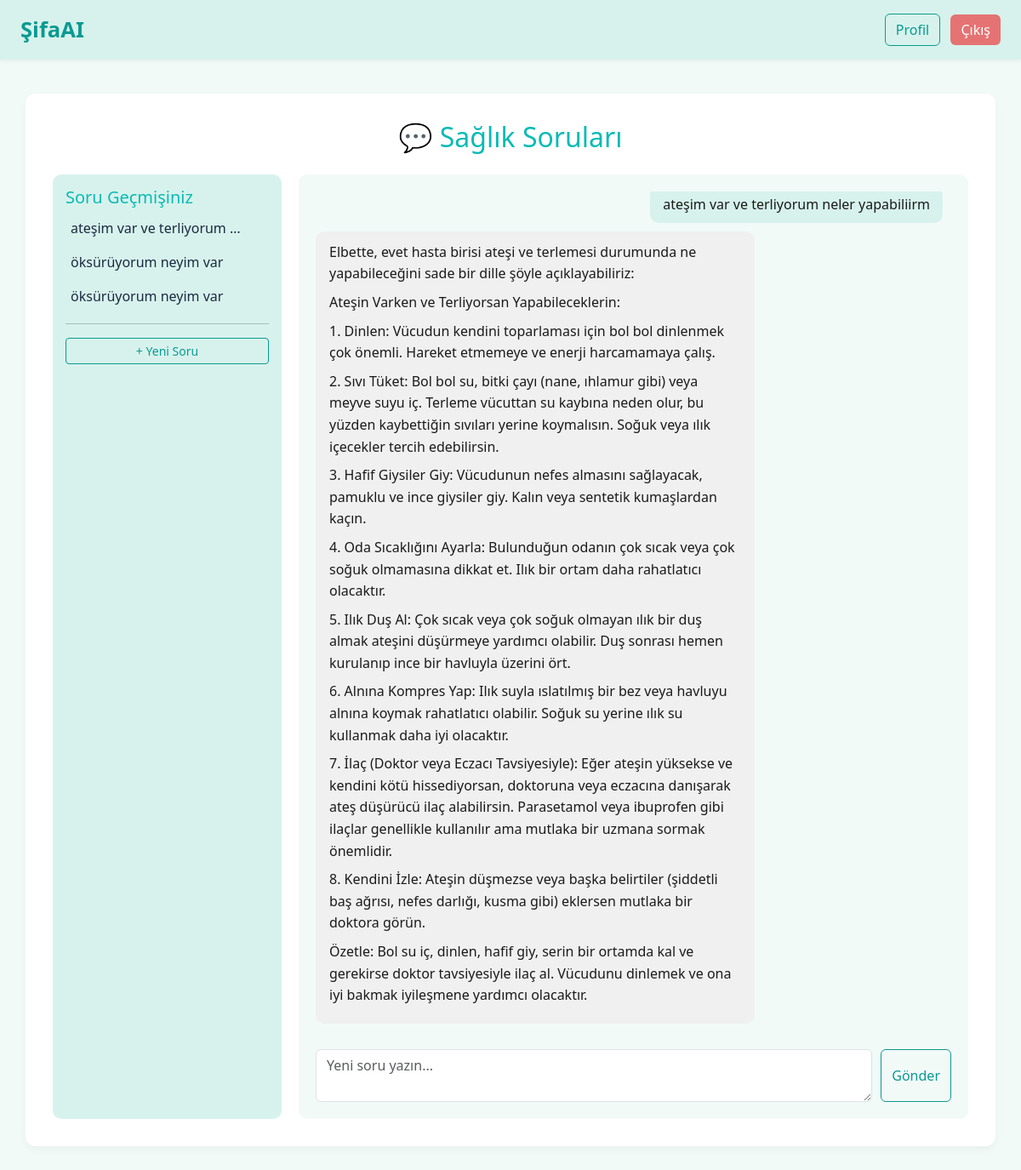
The page /soru/?q=22 (signed in) on the database its author committed.
### app/models.py (models this page shows, shortened)
class HealthQuestion(models.Model):
    patient = models.ForeignKey(Patient, on_delete=models.CASCADE)
    question_text = models.TextField()
    answer_text = models.TextField(blank=True, null=True)
    created_at = models.DateTimeField(auto_now_add=True)
    question_id = models.AutoField(primary_key=True)
    parent = models.ForeignKey('self', null=True, blank=True, related_name='child_questions', on_delete=models.CASCADE)

### app/views.py (the view, shortened to what this page needs)
# urls.py: path('soru/', views.soru_view, name='soru_sayfasi'),
def soru_view(request):
    patient_id = request.session.get('patient_id')
    if not patient_id:
        return redirect('login')
    patient = Patient.objects.get(pk=patient_id)
    questions = HealthQuestion.objects.filter(
        patient=patient, parent__isnull=True
    ).order_by('-created_at')
    active_question = None
    messages = []
    selected_id = request.GET.get('q')
    if selected_id:
        try:
            active_question = questions.get(question_id=selected_id)
            messages = [active_question] + list(
                active_question.child_questions.all().order_by('created_at')
            )
        except HealthQuestion.DoesNotExist:
            pass
    for m in messages:
        m.answer_paragraphs = paragraph_cleaning(m.answer_text)
    return render(request, 'servis/soru_sayfasi.html', {
        'questions': questions,
        'active_question': active_question,
        'messages': messages,
    })

### app/views.py (called while the page is built)
def paragraph_cleaning(text):
    text = re.sub(r'\*{1,2}', '', text)
    text = re.sub(r'^\s*[-•*]+\s*', '', text, flags=re.MULTILINE)
    paragraphs = [p.strip() for p in re.split(r'\n\s*\n', text) if p.strip()]
    return paragraphs

### app/templates/servis/soru_sayfasi.html (shortened to what this page needs)
{% extends 'base.html' %}
{% block content %}
<h2 class="mb-4 text-center" style="color:#0ABAB5;">💬 Sağlık Soruları</h2>
<div class="d-flex" style="height:80vh; gap:20px;">
    <div style="flex:0 0 25%; background-color:#D7F2EC; border-radius:10px; padding:15px; overflow-y:auto;">
        <h5 style="color:#0ABAB5;">Soru Geçmişiniz</h5>
        <ul class="list-unstyled question-list">
            {% for q in questions %}
                <li class="mb-2">
                    <a href="?q={{ q.question_id }}" class="text-decoration-none" style="color:#1B2A41;">
                        {{ q.question_text|truncatewords:4 }}
                    </a>
                </li>
            {% empty %}
                <li class="text-muted">Henüz soru sormadınız! </li>
            {% endfor %}
        </ul>
        <hr>
        <a href="{% url 'soru_sayfasi' %}" class="btn btn-sm btn-outline-primary w-100">+ Yeni Soru </a>
    </div>
    <div class="flex-grow-1" style="background-color:#F2FAF8; border-radius:10px; padding:20px; display:flex; flex-direction:column;">
        {% if active_question %}
        <div id="chat-box" style="flex-grow:1; overflow-y:auto; padding-right:10px;">
            {% for msg in messages %}
                <div style="display:flex; justify-content:flex-end; margin-bottom:10px;">
                    <div style="background-color:#D7F2EC; padding:10px 15px; border-radius:10px; max-width:50%; text-align:right;">
                        {{ msg.question_text }}
                    </div>
                </div>
                {% if msg.answer_paragraphs %}
                <div style="display:flex; justify-content:flex-start; margin-bottom:20px;">
                    <div style="background-color:#F0F0F0; padding:12px 16px; border-radius:10px; max-width:70%; line-height:1.6; text-align:left;">
                        {% for p in msg.answer_paragraphs %}
                            <p style="margin-bottom:8px;">{{ p }}</p>
                        {% endfor %}
                    </div>
                </div>
                {% endif %}
            {% endfor %}
        </div>
        <form method="post" style="display:flex; gap:10px; margin-top:10px;">
            <textarea name="soru" class="form-control" rows="2" placeholder="Yeni soru yazın..."></textarea>
            <button type="submit" class="btn btn-outline-primary">Gönder</button>
        </form>
        {% endif %}
    </div>
</div>
{% endblock %}

### app/templates/base.html (style rules this page uses)
body { background-color: #F2FAF8; color: #1A1A1A; font-family: 'Segoe UI', sans-serif; }
.btn-outline-primary { border-color: #0A9A92; color: #0A9A92; }
a { color: #0A9A92; text-decoration: none; }

### app/templates/servis/soru_sayfasi.html (style rules this page uses)
.question-list li a { display: block; padding: 4px 6px; color: #1B2A41; text-decoration: none; }

### rows shown on the page
HealthQuestion: question_text "ateşim var ve terliyorum …", question_text "ateşim var ve terliyorum neler yapabiliirm", answer_paragraphs "Elbette, evet hasta birisi ateşi ve terlemesi durumunda ne yapabileceğini sade bir dille şöyle açıklayabiliriz:" "Ateşin Varken ve Terliyorsan Yapabileceklerin:" "1. Dinlen: Vücudun kendini toparlaması için bol bol dinlenmek çok önemli. Hareket etmemeye ve enerji harcamamaya çalış." "2. Sıvı Tüket: Bol bol su, bitki çayı (nane, ıhlamur gibi) veya meyve suyu iç. Terleme vücuttan su kaybına neden olur, bu yüzden kaybettiğin sıvıları yerine koymalısın. Soğuk veya ılık içecekler tercih edebilirsin." "3. Hafif Giysiler Giy: Vücudunun nefes almasını sağlayacak, pamuklu ve ince giysiler giy. Kalın veya sentetik kumaşlardan kaçın." "4. Oda Sıcaklığını Ayarla: Bulunduğun odanın çok sıcak veya çok soğuk olmamasına dikkat et. Ilık bir ortam daha rahatlatıcı olacaktır." "5. Ilık Duş Al: Çok sıcak veya çok soğuk olmayan ılık bir duş almak ateşini düşürmeye yardımcı olabilir. Duş sonrası hemen kurulanıp ince bir havluyla üzerini ört." "6. Alnına Kompres Yap: Ilık suyla ıslatılmış bir bez veya havluyu alnına koymak rahatlatıcı olabilir. Soğuk su yerine ılık su kullanmak daha iyi olacaktır." "7. İlaç (Doktor veya Eczacı Tavsiyesiyle): Eğer ateşin yüksekse ve kendini kötü hissediyorsan, doktoruna veya eczacına danışarak ateş düşürücü ilaç alabilirsin. Parasetamol veya ibuprofen gibi ilaçlar genellikle kullanılır ama mutlaka bir uzmana sormak önemlidir." "8. Kendini İzle: Ateşin düşmezse veya başka belirtiler (şiddetli baş ağrısı, nefes darlığı, kusma gibi) eklersen mutlaka bir doktora görün." "Özetle: Bol su iç, dinlen, hafif giy, serin bir ortamda kal ve gerekirse doktor tavsiyesiyle ilaç al. Vücudunu dinlemek ve ona iyi bakmak iyileşmene yardımcı olacaktır."
HealthQuestion: question_text "öksürüyorum neyim var"
HealthQuestion: question_text "öksürüyorum neyim var"
